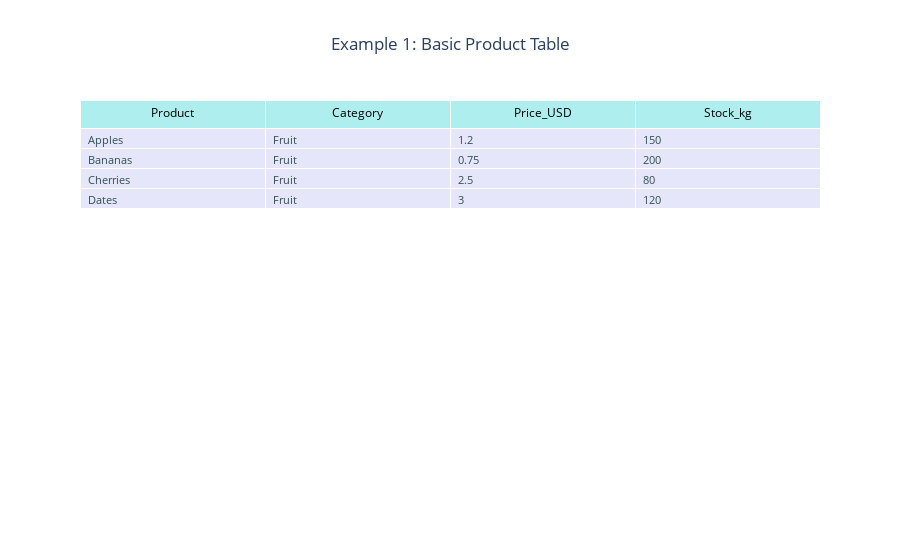

Notebook code for this chart:
### Code cell
# Create a basic table
fig1 = go.Figure(
    data=[
        go.Table(
            header=dict(
                values=list(df_ex1.columns),  # Headers from DataFrame columns
                fill_color="paleturquoise",  # Light blue header background
                align="center",  # Center-align header text
                font=dict(color="black", size=12),  # Header font style
            ),
            cells=dict(
                values=[df_ex1[col] for col in df_ex1.columns],  # Cell values from DataFrame
                fill_color="lavender",  # Light purple cell background
                align="left",  # Left-align cell text
                font=dict(color="darkslategray", size=11),  # Cell font style
            ),
        )
    ]
)

fig1.update_layout(
    title_text="Example 1: Basic Product Table",
    title_x=0.5,  # Center title
)
fig1.show()
print("Example 1 (Basic Table) displayed.")

### Figure 1 — Plotly figure (JSON) as saved in the notebook; plotly's stock layout.template omitted (floating-point values rounded to 4 significant figures)
{"data": [{"cells": {"align": "left", "fill": {"color": "lavender"}, "font": {"color": "darkslategray", "size": 11}, "values": [["Apples", "Bananas", "Cherries", "Dates"], ["Fruit", "Fruit", "Fruit", "Fruit"], [1.2, 0.75, 2.5, 3], [150, 200, 80, 120]]}, "header": {"align": "center", "fill": {"color": "paleturquoise"}, "font": {"color": "black", "size": 12}, "values": ["Product", "Category", "Price_USD", "Stock_kg"]}, "type": "table"}], "layout": {"title": {"text": "Example 1: Basic Product Table", "x": 0.5}}}
